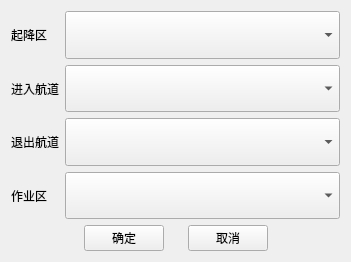
<?xml version="1.0" encoding="UTF-8"?>
<ui version="4.0">
 <class>MissionLoadDialog</class>
 <widget class="QWidget" name="MissionLoadDialog">
  <property name="geometry">
   <rect>
    <x>0</x>
    <y>0</y>
    <width>351</width>
    <height>262</height>
   </rect>
  </property>
  <property name="windowTitle">
   <string>Form</string>
  </property>
  <layout class="QGridLayout" name="gridLayout">
   <item row="2" column="0">
    <widget class="QLabel" name="label_4">
     <property name="text">
      <string>退出航道</string>
     </property>
    </widget>
   </item>
   <item row="0" column="0">
    <widget class="QLabel" name="label_2">
     <property name="text">
      <string>起降区</string>
     </property>
    </widget>
   </item>
   <item row="0" column="1" colspan="5">
    <widget class="QComboBox" name="comboBox_2">
     <property name="sizePolicy">
      <sizepolicy hsizetype="Preferred" vsizetype="Preferred">
       <horstretch>0</horstretch>
       <verstretch>0</verstretch>
      </sizepolicy>
     </property>
    </widget>
   </item>
   <item row="4" column="3">
    <spacer name="horizontalSpacer_3">
     <property name="orientation">
      <enum>Qt::Horizontal</enum>
     </property>
     <property name="sizeHint" stdset="0">
      <size>
       <width>40</width>
       <height>20</height>
      </size>
     </property>
    </spacer>
   </item>
   <item row="3" column="0">
    <widget class="QLabel" name="label_5">
     <property name="text">
      <string>作业区</string>
     </property>
    </widget>
   </item>
   <item row="3" column="1" colspan="5">
    <widget class="QComboBox" name="comboBox_5">
     <property name="sizePolicy">
      <sizepolicy hsizetype="Preferred" vsizetype="Preferred">
       <horstretch>0</horstretch>
       <verstretch>0</verstretch>
      </sizepolicy>
     </property>
    </widget>
   </item>
   <item row="1" column="0">
    <widget class="QLabel" name="label_3">
     <property name="text">
      <string>进入航道</string>
     </property>
    </widget>
   </item>
   <item row="2" column="1" colspan="5">
    <widget class="QComboBox" name="comboBox_4">
     <property name="sizePolicy">
      <sizepolicy hsizetype="Preferred" vsizetype="Preferred">
       <horstretch>0</horstretch>
       <verstretch>0</verstretch>
      </sizepolicy>
     </property>
    </widget>
   </item>
   <item row="1" column="1" colspan="5">
    <widget class="QComboBox" name="comboBox_3">
     <property name="sizePolicy">
      <sizepolicy hsizetype="Preferred" vsizetype="Preferred">
       <horstretch>0</horstretch>
       <verstretch>0</verstretch>
      </sizepolicy>
     </property>
    </widget>
   </item>
   <item row="4" column="0" colspan="2">
    <spacer name="horizontalSpacer">
     <property name="orientation">
      <enum>Qt::Horizontal</enum>
     </property>
     <property name="sizeHint" stdset="0">
      <size>
       <width>94</width>
       <height>20</height>
      </size>
     </property>
    </spacer>
   </item>
   <item row="4" column="2">
    <widget class="QPushButton" name="pbtn_OK">
     <property name="sizePolicy">
      <sizepolicy hsizetype="Preferred" vsizetype="Preferred">
       <horstretch>0</horstretch>
       <verstretch>0</verstretch>
      </sizepolicy>
     </property>
     <property name="text">
      <string>确定</string>
     </property>
    </widget>
   </item>
   <item row="4" column="4">
    <widget class="QPushButton" name="pbtn_Cancel">
     <property name="sizePolicy">
      <sizepolicy hsizetype="Preferred" vsizetype="Fixed">
       <horstretch>0</horstretch>
       <verstretch>0</verstretch>
      </sizepolicy>
     </property>
     <property name="text">
      <string>取消</string>
     </property>
    </widget>
   </item>
   <item row="4" column="5">
    <spacer name="horizontalSpacer_2">
     <property name="orientation">
      <enum>Qt::Horizontal</enum>
     </property>
     <property name="sizeHint" stdset="0">
      <size>
       <width>93</width>
       <height>20</height>
      </size>
     </property>
    </spacer>
   </item>
  </layout>
 </widget>
 <resources/>
 <connections/>
</ui>
